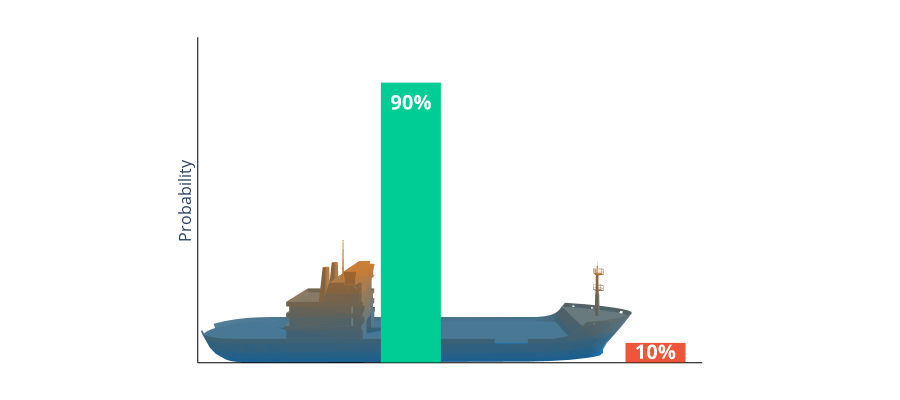

Notebook source saved alongside this figure:
### Markdown cell above
### Figure 1.2

### Code cell
# The ship
fig = go.Figure(ff.create_trisurf(x=x, y=y-2, z=z-118,
                                  simplices=simplices,
                                  plot_edges=False,
                                  show_colorbar=False).data)
fig.update_traces(hoverinfo='none')

# The bars
fig.add_trace(
    go.Scatter3d(x=[-100, -100, -100],
                 y=[-250, -250, -250],
                 z=[-166, -155, -146],
                 hovertext=["", "Ocean", ""],
                 hoverinfo='text',
                 mode='lines+text',
                 text=["", "<b>10%</b>", ""],
                 textposition="middle center",
                 textfont=dict(size=20, color='white'),
                 line=dict(width=120),
                 showlegend=False))

fig.add_trace(
    go.Scatter3d(x=[-100, -100, -100],
                 y=[0, 0, 0],
                 z=[-166, 100, 120],
                 hovertext=["", "Ship", ""],
                 hoverinfo='text',
                 mode='lines+text',
                 text=["", "<b>90%</b>", ""],
                 textposition="middle center",
                 textfont=dict(size=20, color='white'),
                 line=dict(width=120),
                 showlegend=False))

# The x axis
fig.add_trace(
    go.Scatter3d(x=[0, 0, 0],
                 y=[-350, 0, 270],
                 z=[-200, -200, -200],
                 line=dict(color='black', width=2),
                 mode='lines',
                 hoverinfo='none',
                 showlegend=False))


# The y axis
fig.add_trace(
    go.Scatter3d(x=[0, 0, 0],
                 y=[270, 270, 270],
                 z=[-200, 65, 200],
                 line=dict(color='black', width=2),
                 mode='lines',
                 hoverinfo='none',
                 showlegend=False))

# The y label
fig.update_layout(scene=dict(annotations=[dict(
                  showarrow=False,
                  x=0,
                  y=270,
                  z=0,
                  text="Probability",
                  xanchor="right",
                  font=dict(size=16),
                  textangle=-90)]))

# Viewpoint
camera = dict(
    eye=dict(x=-1.6, y=0, z=-0),
    center=dict(x=0, y=0, z=0))

# Figure properties
fig.update_layout(scene=dict(
                    xaxis=dict(visible=False),
                    yaxis=dict(visible=False),
                    zaxis=dict(visible=False),
                    aspectmode='data'),
                  hoverlabel=dict(font_size=18),
                  height=400,
                  margin=dict(r=0, l=0, b=0, t=0, pad=0),
                  scene_camera=camera,)

### Figure 1 — Plotly figure (JSON) as saved in the notebook; plotly's stock layout.template omitted (floating-point values rounded to 4 significant figures; data arrays with more than 128 entries replaced by an {"elided": "..."} marker saying what was removed)
{"data": [{"facecolor": {"elided": "1671 str values"}, "hoverinfo": "none", "i": {"elided": "1671 int values"}, "j": {"elided": "1671 int values"}, "k": {"elided": "1671 int values"}, "name": "", "type": "mesh3d", "x": {"elided": "2298 float values"}, "y": {"elided": "2298 float values"}, "z": {"elided": "2298 float values"}}, {"hoverinfo": "text", "hovertext": ["", "Ocean", ""], "line": {"width": 120}, "mode": "lines+text", "showlegend": false, "text": ["", "<b>10%</b>", ""], "textfont": {"color": "white", "size": 20}, "textposition": "middle center", "type": "scatter3d", "x": [-100, -100, -100], "y": [-250, -250, -250], "z": [-166, -155, -146]}, {"hoverinfo": "text", "hovertext": ["", "Ship", ""], "line": {"width": 120}, "mode": "lines+text", "showlegend": false, "text": ["", "<b>90%</b>", ""], "textfont": {"color": "white", "size": 20}, "textposition": "middle center", "type": "scatter3d", "x": [-100, -100, -100], "y": [0, 0, 0], "z": [-166, 100, 120]}, {"hoverinfo": "none", "line": {"color": "black", "width": 2}, "mode": "lines", "showlegend": false, "type": "scatter3d", "x": [0, 0, 0], "y": [-350, 0, 270], "z": [-200, -200, -200]}, {"hoverinfo": "none", "line": {"color": "black", "width": 2}, "mode": "lines", "showlegend": false, "type": "scatter3d", "x": [0, 0, 0], "y": [270, 270, 270], "z": [-200, 65, 200]}], "layout": {"height": 400, "hoverlabel": {"font": {"size": 18}}, "margin": {"b": 0, "l": 0, "pad": 0, "r": 0, "t": 0}, "scene": {"annotations": [{"font": {"size": 16}, "showarrow": false, "text": "Probability", "textangle": -90, "x": 0, "xanchor": "right", "y": 270, "z": 0}], "aspectmode": "data", "camera": {"center": {"x": 0, "y": 0, "z": 0}, "eye": {"x": -1.6, "y": 0, "z": 0}}, "xaxis": {"visible": false}, "yaxis": {"visible": false}, "zaxis": {"visible": false}}}}
